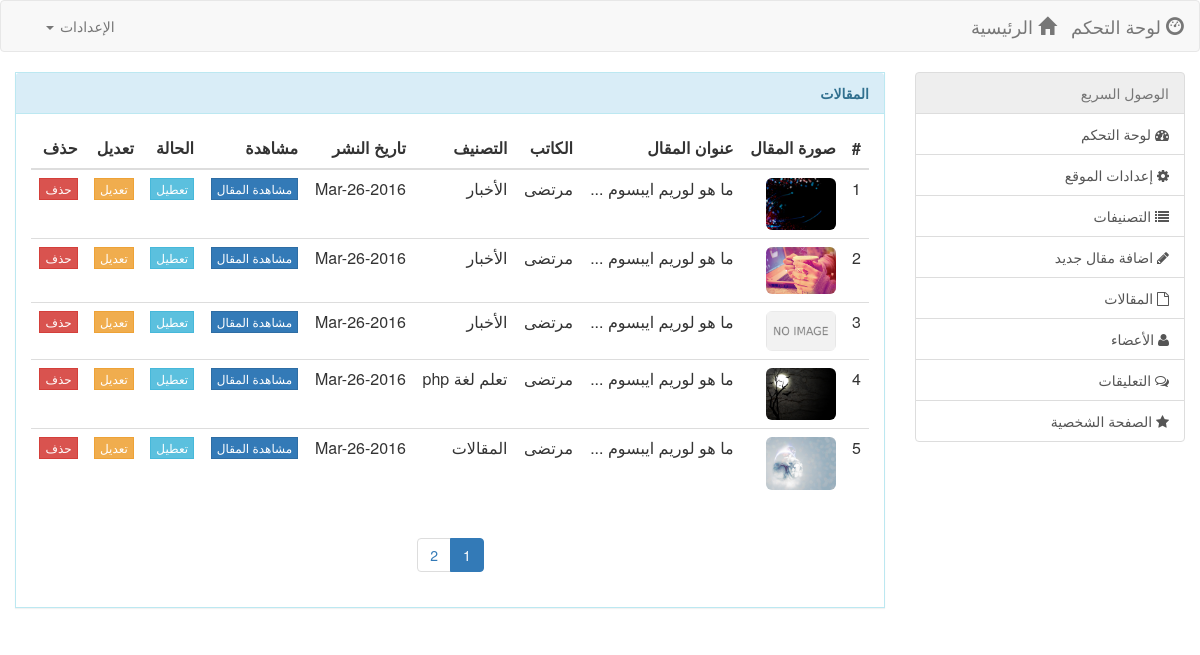
Screenshot of /admin-cp/posts.php (signed in) with the database file from the repository.
### tables this page shows
CREATE TABLE `posts` (
  `post_id` int(11) NOT NULL,
  `title` text NOT NULL,
  `post` longtext NOT NULL,
  `category` text NOT NULL,
  `image` text NOT NULL,
  `author` text NOT NULL,
  `status` text NOT NULL,
  `post_date` text NOT NULL
);

CREATE TABLE `users` (
  `user_id` int(11) NOT NULL,
  `username` text NOT NULL,
  `email` text NOT NULL,
  `password` text NOT NULL,
  `gender` text NOT NULL,
  `avatar` text NOT NULL,
  `about_user` text NOT NULL,
  `facebook` text NOT NULL,
  `twitter` text NOT NULL,
  `youtube` text NOT NULL,
  `reg_date` text NOT NULL,
  `role` text NOT NULL
);

### admin-cp/posts.php (the view, shortened to what this page needs)
<?php
	include_once("inc/header.php");
	include_once("inc/sidebar.php");
?>
	<article class="col-lg-9">
		<div class="panel panel-info">
		  <div class="panel-heading"><b>المقالات</b></div>
		  <div class="panel-body">
		<table class="table table-hover">
			<thead>
				<tr>
					<th>#</th>
					<th>صورة المقال</th>
					<th>عنوان المقال</th>
					<th>الكاتب</th>
					<th>التصنيف</th>
					<th>تاريخ النشر</th>
					<th>مشاهدة</th>
					<th>الحالة</th>
					<th>تعديل</th>
					<th>حذف</th>
				</tr>
			</thead>
			<tbody>
			<?php
				$per_page = 5;
				if(!isset($_GET['page'])){
					$page = 1;
				}else{
					$page = (int)$_GET['page'];
				}
				$start_from = ($page-1) * $per_page;
				$posts = mysqli_query($conn, "SELECT * FROM `posts` p INNER JOIN `users` u WHERE p.author = u.user_id ORDER BY `post_id` DESC LIMIT $start_from , $per_page");
				$num = 1;
				while($post = mysqli_fetch_assoc($posts)){
					echo '
						<tr>
							<td>'.$num.'</td>
							<td><img src="../'.($post['image'] == '' ? 'images/no-image.png' : $post['image']).'" class="img-rounded" width="70px" /></td>
							<td>'.substr($post['title'],0,40).' ...</td>
							<td>'.$post['username'].'</td>
							<td>'.$post['category'].'</td>
							<td>'.$post['post_date'].'</td>
							<td><a href="../post.php?id='.$post['post_id'].'" class="btn btn-primary btn-xs" target="_blank">مشاهدة المقال</a></td>
							<td>'.($post['status'] == 'dreft' ? '<a href="posts.php?status=published&post='.$post['post_id'].'&page='.$page.'" class="btn btn-success btn-xs">نشر</a>' : '<a href="posts.php?status=dreft&post='.$post['post_id'].'&page='.$page.'" class="btn btn-info btn-xs">تعطيل</a>').'</td>
							<td><a href="edite-post.php?post='.$post['post_id'].'" class="btn btn-warning btn-xs">تعديل</a></td>
							<td><a href="posts.php?delete='.$post['post_id'].'&page='.$page.'" class="btn btn-danger btn-xs">حذف</a></td>
						</tr>
					';
				$num++;
				}
			?>
			</tbody>
			</table>
			<?php
				$page_sql = mysqli_query($conn , "SELECT * FROM `posts`");
				$count_page = mysqli_num_rows($page_sql);
				$total_page = ceil($count_page / $per_page);
			?>
			<nav class="text-center">
				<ul class="pagination">
			<?php
				for($i = 1; $i <= $total_page; $i++){
					echo '<li '.($page == $i ? 'class="active"' : '').'><a href="posts.php?page='.$i.'">'.$i.'</a></li>';
				}
			?>
				</ul>
			</nav>
		  </div>
		</div>
	</article>
<?php
	include_once("inc/footer.php");
?>

### css/style.css (style rules this page uses)
.btn { border-radius: 0px; }
.panel { border-radius: 0px; }

### rows the page displays
posts: image (picture), title "ما هو لوريم ايبسوم", users.username "مرتضى", category "الأخبار", post_date "2016-Mar-26"
posts: image (picture), title "ما هو لوريم ايبسوم", users.username "مرتضى", category "الأخبار", post_date "2016-Mar-26"
posts: title "ما هو لوريم ايبسوم", users.username "مرتضى", category "الأخبار", post_date "2016-Mar-26"
posts: image (picture), title "ما هو لوريم ايبسوم", users.username "مرتضى", category "تعلم لغة php", post_date "2016-Mar-26"
posts: image (picture), title "ما هو لوريم ايبسوم", users.username "مرتضى", category "المقالات", post_date "2016-Mar-26"
